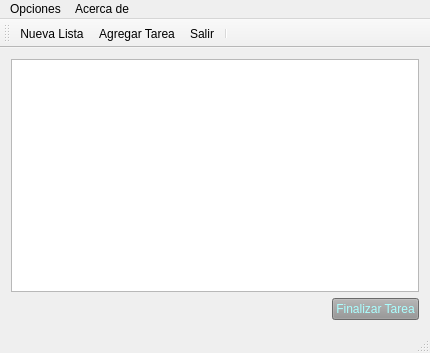
<?xml version="1.0" encoding="UTF-8"?>
<ui version="4.0">
 <class>MainWindow</class>
 <widget class="QMainWindow" name="MainWindow">
  <property name="geometry">
   <rect>
    <x>0</x>
    <y>0</y>
    <width>430</width>
    <height>353</height>
   </rect>
  </property>
  <property name="windowTitle">
   <string/>
  </property>
  <property name="windowIcon">
   <iconset resource="../build-Tareas-Desktop-Debug/debug/qmake_qmake_immediate.qrc">
    <normaloff>:/recursos/lista-de-quehaceres.png</normaloff>:/recursos/lista-de-quehaceres.png</iconset>
  </property>
  <widget class="QWidget" name="centralWidget">
   <layout class="QGridLayout" name="gridLayout">
    <item row="0" column="0">
     <widget class="QTableWidget" name="tableWidget"/>
    </item>
    <item row="1" column="0">
     <layout class="QHBoxLayout" name="horizontalLayout_2">
      <item>
       <layout class="QHBoxLayout" name="horizontalLayout"/>
      </item>
      <item>
       <spacer name="horizontalSpacer">
        <property name="orientation">
         <enum>Qt::Horizontal</enum>
        </property>
        <property name="sizeHint" stdset="0">
         <size>
          <width>40</width>
          <height>20</height>
         </size>
        </property>
       </spacer>
      </item>
      <item>
       <widget class="QPushButton" name="finalizar">
        <property name="styleSheet">
         <string notr="true">background-color: rgb(148, 148, 148);
color: rgb(171, 255, 255);</string>
        </property>
        <property name="text">
         <string>Finalizar Tarea</string>
        </property>
       </widget>
      </item>
     </layout>
    </item>
   </layout>
  </widget>
  <widget class="QMenuBar" name="menuBar">
   <property name="geometry">
    <rect>
     <x>0</x>
     <y>0</y>
     <width>430</width>
     <height>21</height>
    </rect>
   </property>
   <widget class="QMenu" name="menuOpciones">
    <property name="title">
     <string>Opciones</string>
    </property>
    <addaction name="separator"/>
    <addaction name="actionSalir"/>
    <addaction name="separator"/>
    <addaction name="actionAgregar_Tarea"/>
    <addaction name="actionNuevo_Listado"/>
   </widget>
   <widget class="QMenu" name="menuAcerca_de">
    <property name="title">
     <string>Acerca de</string>
    </property>
    <addaction name="actionAcerca_de_Organizador"/>
   </widget>
   <addaction name="menuOpciones"/>
   <addaction name="menuAcerca_de"/>
  </widget>
  <widget class="QStatusBar" name="statusBar"/>
  <widget class="QToolBar" name="toolBar">
   <property name="windowTitle">
    <string>toolBar</string>
   </property>
   <attribute name="toolBarArea">
    <enum>TopToolBarArea</enum>
   </attribute>
   <attribute name="toolBarBreak">
    <bool>false</bool>
   </attribute>
   <addaction name="actionNueva_Lista"/>
   <addaction name="actionAgregar_Tarea"/>
   <addaction name="actionSalir"/>
   <addaction name="separator"/>
  </widget>
  <action name="actionSalir">
   <property name="icon">
    <iconset resource="../build-Tareas-Desktop-Debug/debug/qmake_qmake_immediate.qrc">
     <normaloff>:/recursos/salida.png</normaloff>:/recursos/salida.png</iconset>
   </property>
   <property name="text">
    <string>Salir</string>
   </property>
  </action>
  <action name="actionNueva_Lista">
   <property name="icon">
    <iconset resource="../build-Tareas-Desktop-Debug/debug/qmake_qmake_immediate.qrc">
     <normaloff>:/recursos/agregar-archivo.png</normaloff>:/recursos/agregar-archivo.png</iconset>
   </property>
   <property name="text">
    <string>Nueva Lista</string>
   </property>
  </action>
  <action name="actionAgregar_Tarea">
   <property name="icon">
    <iconset resource="../build-Tareas-Desktop-Debug/debug/qmake_qmake_immediate.qrc">
     <normaloff>:/recursos/agregar.png</normaloff>:/recursos/agregar.png</iconset>
   </property>
   <property name="text">
    <string>Agregar Tarea</string>
   </property>
  </action>
  <action name="actionNuevo_Listado">
   <property name="icon">
    <iconset resource="../build-Tareas-Desktop-Debug/debug/qmake_qmake_immediate.qrc">
     <normaloff>:/recursos/agregar-archivo.png</normaloff>:/recursos/agregar-archivo.png</iconset>
   </property>
   <property name="text">
    <string>Nuevo Listado</string>
   </property>
  </action>
  <action name="actionAcerca_de_Organizador">
   <property name="text">
    <string>Acerca de Listado</string>
   </property>
  </action>
 </widget>
 <layoutdefault spacing="6" margin="11"/>
 <resources>
  <include location="../build-Tareas-Desktop-Debug/debug/qmake_qmake_immediate.qrc"/>
 </resources>
 <connections/>
</ui>
